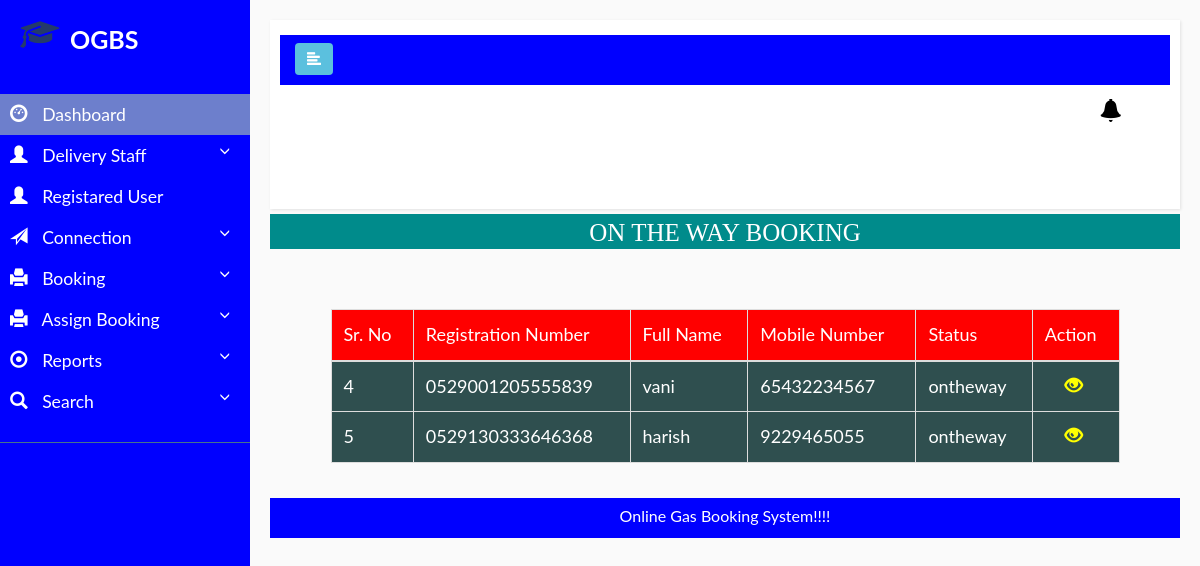
The app's page /adminonthewaybooking with its own data.
### gasbooking/models.py (models this page shows, shortened)
class Bookcylinder(models.Model):
    user=models.ForeignKey(Newconnection,on_delete=models.CASCADE, null=True)
    assignto=models.ForeignKey(Addstaff,on_delete=models.CASCADE, null=True)
    gassize=models.CharField(max_length=100,null=True)
    booknumber=models.CharField(max_length=100,null=True)
    bookdate=models.CharField(max_length=100,null=True)
    bookstatus=models.CharField(max_length=100,null=True)
    reffercost=models.CharField(max_length=100,null=True)
    responsetime=models.CharField(max_length=100,null=True)
    status=models.CharField(max_length=100,null=True)

class Newconnection(models.Model):
    user=models.ForeignKey(Registration,on_delete=models.CASCADE, null=True)
    gen=models.CharField(max_length=100,null=True)
    nationality=models.CharField(max_length=100,null=True)
    merriedstatus=models.CharField(max_length=100,null=True)
    address=models.CharField(max_length=100,null=True)
    related=models.CharField(max_length=100,null=True)
    fname=models.CharField(max_length=100,null=True)
    lname=models.CharField(max_length=100,null=True)
    city=models.CharField(max_length=100,null=True)
    connection=models.CharField(max_length=100,null=True)
    registration=models.CharField(max_length=100,null=True)
    date=models.CharField(max_length=100,null=True)
    zipcode=models.CharField(max_length=100,null=True)
    img=models.FileField(null=True)
    cost=models.CharField(max_length=100,null=True)
    status=models.CharField(max_length=100,null=True)

class Registration(models.Model):
    user=models.ForeignKey(User,on_delete=models.CASCADE, null=True)
    mobile=models.CharField(max_length=100,null=True)

### gasbooking/views.py (the view)
# urls.py: path('adminonthewaybooking',admin_onthewaybooking,name='admin_onthewaybooking'),
def admin_onthewaybooking(request):
    data=Bookcylinder.objects.all()
    d={'data':data}
    return render(request,'admin_onthewaybooking.html',d)

### gasbooking/templates/admin_onthewaybooking.html (shortened to what this page needs)
{% extends 'admin_nav.html' %}
{% block body %}
<center>
      <h1 style="font-size:25px; background-color:darkcyan;height:35px;color:white;padding:5px;margin-top:5px;font-family : 'Monotype Corsiva" align="center">ON THE WAY BOOKING </h1>
</center>
 <div class="container" style="margin-top:60px;width:90%">
<table class="table table-bordered" id="myTable">
  <thead>
  <tr>
    <th>Sr. No</th>
    <th>Registration Number</th>
    <th>Full Name</th>
    <th>Mobile Number</th>
    <th>Status</th>
    <th>Action</th>
  </tr>
  </thead>
   <tbody>
{% for i in data %}
 {% if i.bookstatus == 'ontheway' %}
  <tr>
        <td>{{forloop.counter}}</td>
        <td>{{i.booknumber}}</td>
        <td>{{i.user.user.user.username}}</td>
        <td>{{i.user.user.mobile}}</td>
        <td>{{i.bookstatus}}</td>
        <td><a href="{% url 'admin_bookingdetail2' i.id %}"><i class="glyphicon glyphicon-eye-open" style="color:yellow;margin-left:20px"></i></a>
  </tr>
{% endif %}
   {% endfor %}
    </tbody>
</table>
 </div>
<div class="footer" align="center" style=" margin-top:15px; background-color:blue; height:40px;color:white; padding:8px;">
    Online Gas Booking System!!!!
</div>
{% endblock %}

### gasbooking/static/style.css (style rules this page uses)
html,body,div,span,applet,object,iframe,h1,h2,h3,h4,h5,h6,p,blockquote,pre,a,abbr,acronym,address,big,cite,code,del,dfn,em,img,ins,kbd,q,s,samp,small,strike,strong,sub,sup,tt,var,b,u,i,dl,dt,dd,ol,nav ul,nav li,fieldset,form,label,legend,table,caption,tbody,tfoot,thead,tr,th,td,article,aside,canvas,details,embed,figure,figcaption,footer,header,hgroup,menu,nav,output,ruby,section,summary,time,mark,audio,video { margin:0;padding:0;border:0;font-size:100%;font:inherit;vertical-align:baseline; }
table { border-collapse:collapse;border-spacing:0; }
a { text-decoration:none; }

### gasbooking/static/style1.css (style rules this page uses)
* { margin: 0; padding: 0; box-sizing: border-box; list-style: none; text-decoration: none; font-family: 'Josefin Sans', sans-serif; }
body { background-color:darkcyan; }

### gasbooking/static/style4.css (style rules this page uses)
body { font-family: 'Poppins', sans-serif; background: #fafafa; }
a, a:hover, a:focus { color: inherit; text-decoration: none; transition: all 0.3s; }
i, span { display: inline-block; }

### gasbooking/templates/admin_nav.html (style rules this page uses)
#myTable { border-collapse: collapse; width: 100%; border: 1px solid #ddd; font-size: 18px; }
#myTable th { text-align: left; padding: 12px; background-color:red ; color: white; }
#myTable td { text-align: left; padding: 12px; background-color: DarkSlateGrey; color:white; }
#myTable tr { border-bottom: 1px solid #ddd; }
body { font-family: "Lato", sans-serif; }

### records on screen
Bookcylinder: booknumber "0529001205555839", user.user.user.username "vani", user.user.mobile "65432234567", bookstatus "ontheway"
Bookcylinder: booknumber "0529130333646368", user.user.user.username "harish", user.user.mobile "9229465055", bookstatus "ontheway"
